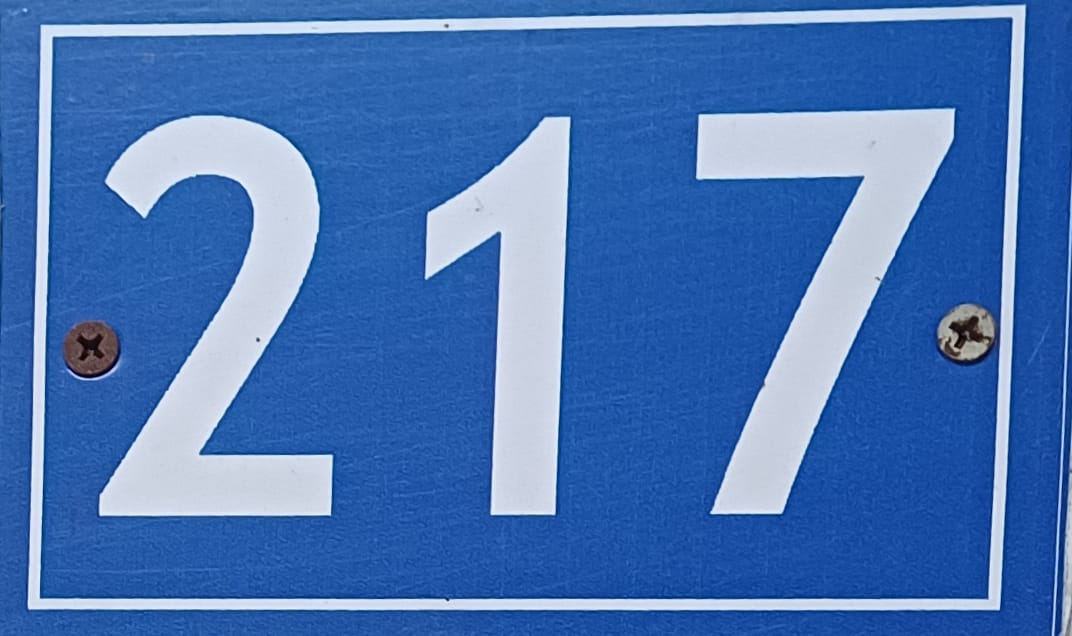
#> input picture 217searchimg.jpg, 1072 x 636 px
$ python -i object_detection.py   (imports and definitions only)
#> lines starting #> are read from the running program, lines starting #| are printed output that depends on the picture; after the words box and inside, x2 and y2 are one past the last pixel; in counts of white or black regions, pixels touching at a corner belong together
#> further down, picture is the input picture: shape (636, 1072, 3); mean B, G, R 180.5, 115.8, 72.4
import cv2
import numpy as np
from scipy.spatial import distance
from skimage import measure
from typing import Tuple, List, Dict, Optional

class ObjectDetector:
    def __init__(self, use_sift: bool = True):
        """
        Initialize the object detector with either SIFT or ORB
        Args:
            use_sift (bool): If True, use SIFT, else use ORB
        """
        self.use_sift = use_sift
        print(f"[ObjectDetector] Initializing with use_sift={use_sift}")
        if use_sift:
            print("[ObjectDetector] Creating SIFT detector...")
            self.detector = cv2.SIFT_create()
            print("[ObjectDetector] Creating BFMatcher with NORM_L2 (for SIFT ratio test)...")
            # Use NORM_L2 for SIFT; crossCheck MUST be False for knnMatch
            self.matcher = cv2.BFMatcher(cv2.NORM_L2, crossCheck=False)
        else:
            print("[ObjectDetector] Creating ORB detector...")
            self.detector = cv2.ORB_create(nfeatures=1000) # Consider tuning nfeatures
            print("[ObjectDetector] Creating BFMatcher with NORM_HAMMING and crossCheck (for ORB)...")
            # Use NORM_HAMMING for ORB, crossCheck is suitable here
            self.matcher = cv2.BFMatcher(cv2.NORM_HAMMING, crossCheck=True)
        print("[ObjectDetector] Initialization complete.")

    # [47 lines left out: functions detect_features, match_features, not called in this run]

    def find_contours(self, image: np.ndarray) -> List[np.ndarray]:
        """
        Find contours in the image using edge detection
        """
        gray = cv2.cvtColor(image, cv2.COLOR_BGR2GRAY)
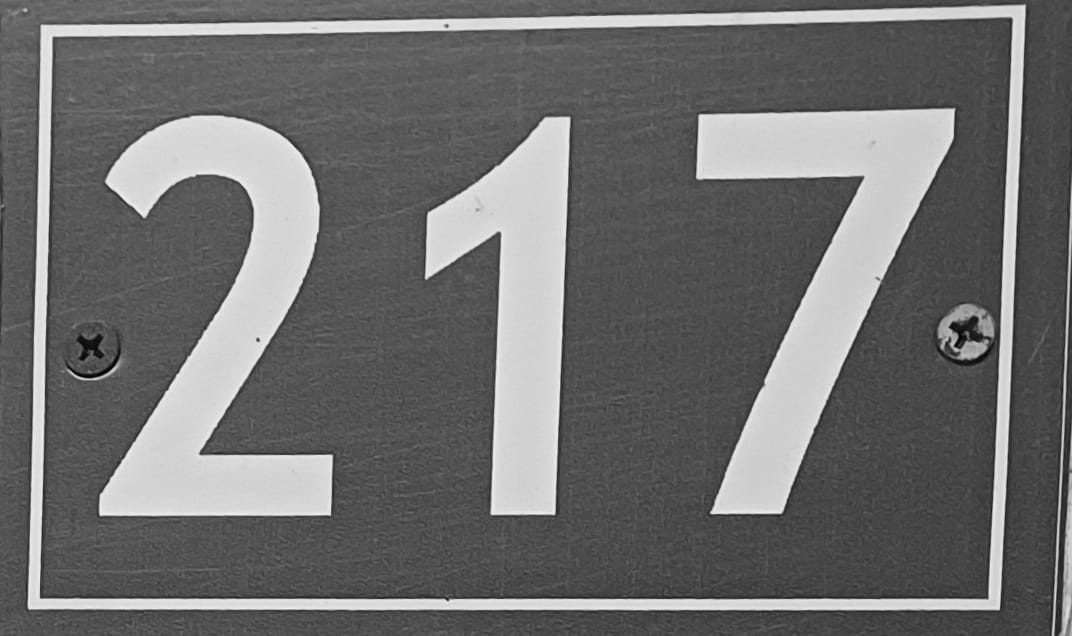
#> gray: shape (636, 1072); min 2, max 245, mean 110.2
        blurred = cv2.GaussianBlur(gray, (5, 5), 0)
        edges = cv2.Canny(blurred, 50, 150)
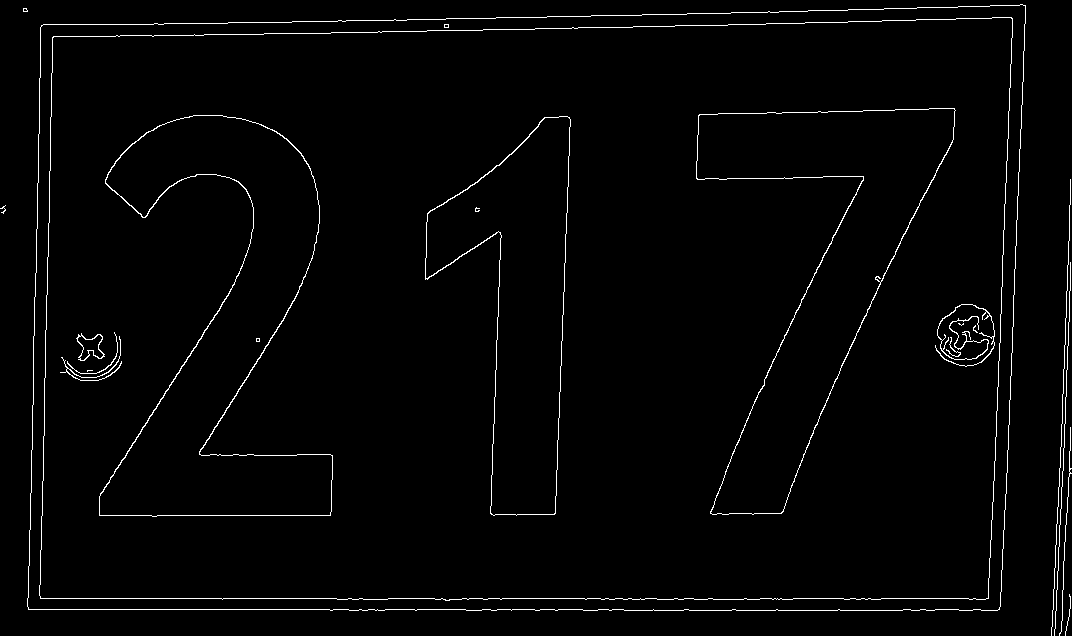
#> edges: shape (636, 1072); 1.9% white in thin lines or dots
        contours, _ = cv2.findContours(edges, cv2.RETR_EXTERNAL, cv2.CHAIN_APPROX_SIMPLE)
#> contours = 7 contours, 6 with area under 20; largest, box (x1, y1, x2, y2) and area: (27, 4, 1026, 611) 580448
        return contours

    # [70 lines left out: functions simplify_contour, detect_object, not called in this run]

>>> import cv2
>>> picture = cv2.imread('217searchimg.jpg')
>>> result = ObjectDetector().find_contours(picture)
#> result has the same summary as contours in find_contours
